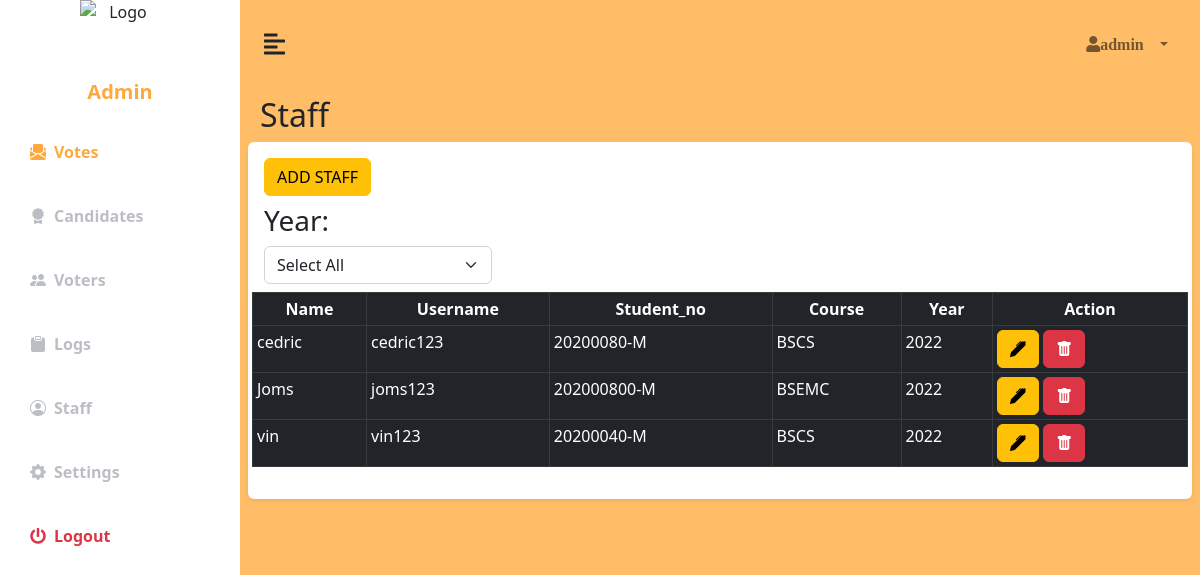
/staff.php (signed in), run on the app's committed database.
### tables this page shows
CREATE TABLE `vot_users` (
  `id` int(11) NOT NULL,
  `category_id` int(11) NOT NULL,
  `username` varchar(255) NOT NULL,
  `password` varchar(255) NOT NULL,
  `is_voted` int(11) NOT NULL DEFAULT 0,
  `student_no` varchar(255) DEFAULT NULL,
  `otp` varchar(255) DEFAULT NULL
);

CREATE TABLE `vot_user_profile` (
  `id` int(11) NOT NULL,
  `fname` varchar(255) NOT NULL,
  `m_initial` varchar(255) NOT NULL,
  `lname` varchar(255) NOT NULL,
  `email` varchar(255) NOT NULL,
  `course_id` int(11) NOT NULL,
  `student_no` varchar(255) NOT NULL,
  `year_id` int(11) NOT NULL
);

CREATE TABLE `vot_course` (
  `id` int(11) NOT NULL,
  `course_id` int(11) NOT NULL,
  `course_name` varchar(255) NOT NULL
);

CREATE TABLE `vot_year` (
  `id` int(11) NOT NULL,
  `year` varchar(255) DEFAULT NULL
);

### staff.php (the view, shortened to what this page needs)
<?php include('admin.php') ;
      include('config.php');
?>
<!DOCTYPE html>
<html lang="en">
<head>
</head>
<body>
<div class="container">
        <div class="row p-2">
                    <h2>Staff</h2>
            <div class="p-3 bg-white shadow-sm w-100 rounded">
                        <div class="row">
                            <div class="col">
                                <div class="row mb-2">
                                    <div class="col-12">
                                        <button type="button" class="btn btn-warning" data-bs-toggle="modal" data-bs-target="#add_staff">
                                        ADD STAFF
                                        </button>
                                    </div>
                                </div>
                <div class="row mb-2">
                    <div class="col">
                    <h3>Year:</h3>
                    <select class="form-select w-25" id="year_staff">
                            <option value="">Select All</option>
                     </select>
                    </div>
                </div>
               </div>
                     <div class="card-body">
                   <?php
                        $populatetb = "SELECT vot_users.username, vot_users.password, vot_user_profile.fname, vot_user_profile.m_initial, vot_course.course_id, vot_user_profile.lname, vot_course.course_name, vot_user_profile.email, vot_user_profile.student_no, vot_year.year FROM vot_users, vot_user_profile, vot_course, vot_year WHERE (vot_users.category_id = 2) AND (vot_users.student_no = vot_user_profile.student_no) AND (vot_course.course_id = vot_user_profile.course_id) AND vot_year.id = vot_user_profile.year_id";
                        $result = $conn ->query($populatetb);
                     if(mysqli_num_rows($result)>0){
                    ?>
                      <div class="table-responsive-lg">
                        <table class="table table-bordered table-sm table-dark" id="table_staff" style="width:100%" >
                          <thead>
                            <tr align = "center">
                            <th>Name</th>
                            <th>Username</th>
                            <th>Student_no</th>
                            <th>Course</th>
                            <th>Year</th>
                            <th>Action</th>
                            </tr>
                          </thead>
                          <tbody>
                          <?php while($row = mysqli_fetch_array($result)){?>
                          <td><?php echo $row['fname']; ?></td>
                            <td><?php echo $row['username']; ?></td>
                            <td><?php echo $row['student_no']; ?></td>
                            <td><?php echo $row['course_name']; ?></td>
                            <td><?php echo $row['year']; ?></td>
                            <td>
                                <button type="button" class="btn btn-warning bi bi-pen-fill" data-bs-toggle="modal" data-bs-target="<?php echo '#edit_btn'.$row['student_no'] ?>"></button>
                                <button type="button" class="btn btn-danger bi bi-trash-fill" data-bs-toggle="modal" data-bs-target="<?php echo "#del_btn".$row['student_no'].str_replace(' ', '', $row['fname']) ?>"></button>
                            </td>
                        <?php } } ?>
                          </tbody>
                        </table>
                      </div>
            </div>
        </div>
    </div>
<link href="https://nightly.datatables.net/css/jquery.dataTables.css" rel="stylesheet" type="text/css" />
</body>
</html>

### css/style2.css (style rules this page uses)
:root { --main-bg-color: #E96422; --main-text-color: #FDA93D; --second-text-color: #bbbec5; --second-bg-color: #c1efde; }

### data on the page
vot_users: vot_user_profile.fname "cedric", username "cedric123", vot_user_profile.student_no "20200080-M", vot_course.course_name "BSCS", vot_year.year "2022"
vot_users: vot_user_profile.fname "Joms", username "joms123", vot_user_profile.student_no "202000800-M", vot_course.course_name "BSEMC", vot_year.year "2022"
vot_users: vot_user_profile.fname "vin", username "vin123", vot_user_profile.student_no "20200040-M", vot_course.course_name "BSCS", vot_year.year "2022"

### other printed values
$user_cat "Admin"
$_SESSION['username'] "admin"
